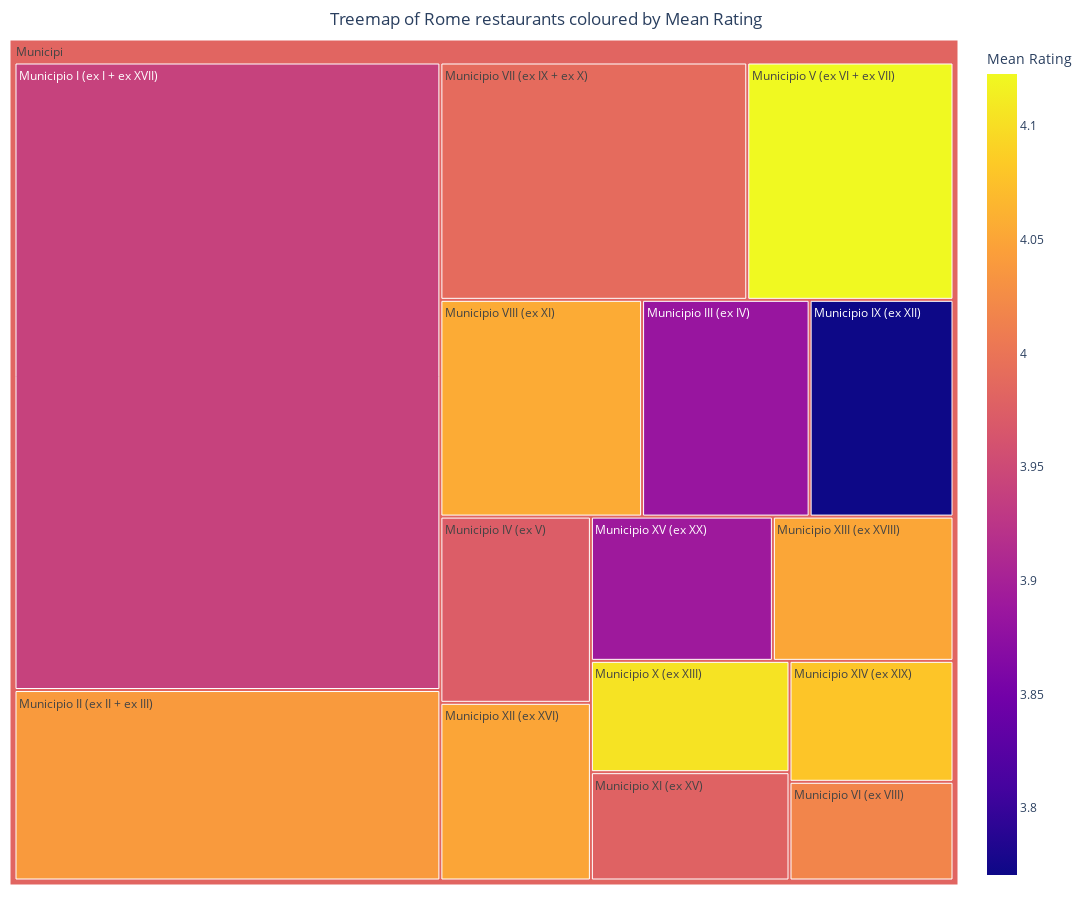

Here is the notebook cell this chart was saved with:
### Code cell
treemap_df = df[['name','rating','nome']].groupby('nome').agg(
    total_restaurants=pd.NamedAgg(column='name', aggfunc=np.size),
    mean_rating = pd.NamedAgg(column="rating", aggfunc=np.mean),
).reset_index()
fig = px.treemap(
    treemap_df, 
    path=[px.Constant('Municipi'), 'nome'], 
    values='total_restaurants', 
    color='mean_rating',
    width=1600, 
    height=900, 
    labels={'mean_rating': 'Mean Rating'})
fig.update_layout(title_text='Treemap of Rome restaurants coloured by Mean Rating', title_x=0.5, title_y=0.985)
fig.update_layout(margin=dict(l=10, r=10, t=40, b=15))
fig.show()
fig.write_html("treemap_municipi.html")

### Figure 1 — Plotly figure (JSON) as saved in the notebook; plotly's stock layout.template omitted (floating-point values rounded to 4 significant figures)
{"data": [{"branchvalues": "total", "customdata": [[3.941], [4.04], [3.885], [3.974], [3.771], [4.123], [4.018], [3.99], [4.055], [4.105], [3.979], [4.05], [4.051], [4.08], [3.891], [3.983]], "domain": {"x": [0, 1], "y": [0, 1]}, "hovertemplate": "labels=%{label}<br>total_restaurants=%{value}<br>parent=%{parent}<br>id=%{id}<br>Mean Rating=%{color}<extra></extra>", "ids": ["Municipi/Municipio I (ex I + ex XVII)", "Municipi/Municipio II (ex II + ex III)", "Municipi/Municipio III (ex IV)", "Municipi/Municipio IV (ex V)", "Municipi/Municipio IX (ex XII)", "Municipi/Municipio V (ex VI + ex VII)", "Municipi/Municipio VI (ex VIII)", "Municipi/Municipio VII (ex IX + ex X)", "Municipi/Municipio VIII (ex XI)", "Municipi/Municipio X (ex XIII)", "Municipi/Municipio XI (ex XV)", "Municipi/Municipio XII (ex XVI)", "Municipi/Municipio XIII (ex XVIII)", "Municipi/Municipio XIV (ex XIX)", "Municipi/Municipio XV (ex XX)", "Municipi"], "labels": ["Municipio I (ex I + ex XVII)", "Municipio II (ex II + ex III)", "Municipio III (ex IV)", "Municipio IV (ex V)", "Municipio IX (ex XII)", "Municipio V (ex VI + ex VII)", "Municipio VI (ex VIII)", "Municipio VII (ex IX + ex X)", "Municipio VIII (ex XI)", "Municipio X (ex XIII)", "Municipio XI (ex XV)", "Municipio XII (ex XVI)", "Municipio XIII (ex XVIII)", "Municipio XIV (ex XIX)", "Municipio XV (ex XX)", "Municipi"], "marker": {"coloraxis": "coloraxis", "colors": [3.941, 4.04, 3.885, 3.974, 3.771, 4.123, 4.018, 3.99, 4.055, 4.105, 3.979, 4.05, 4.051, 4.08, 3.891, 3.983]}, "name": "", "parents": ["Municipi", "Municipi", "Municipi", "Municipi", "Municipi", "Municipi", "Municipi", "Municipi", "Municipi", "Municipi", "Municipi", "Municipi", "Municipi", "Municipi", "Municipi", ""], "type": "treemap", "values": [2708, 822, 368, 284, 316, 496, 164, 738, 443, 224, 218, 271, 264, 201, 266, 7783]}], "layout": {"coloraxis": {"colorbar": {"title": {"text": "Mean Rating"}}, "colorscale": [[0, "#0d0887"], [0.1111, "#46039f"], [0.2222, "#7201a8"], [0.3333, "#9c179e"], [0.4444, "#bd3786"], [0.5556, "#d8576b"], [0.6667, "#ed7953"], [0.7778, "#fb9f3a"], [0.8889, "#fdca26"], [1, "#f0f921"]]}, "height": 900, "legend": {"tracegroupgap": 0}, "margin": {"b": 15, "l": 10, "r": 10, "t": 40}, "title": {"text": "Treemap of Rome restaurants coloured by Mean Rating", "x": 0.5, "y": 0.985}, "width": 1600}}
